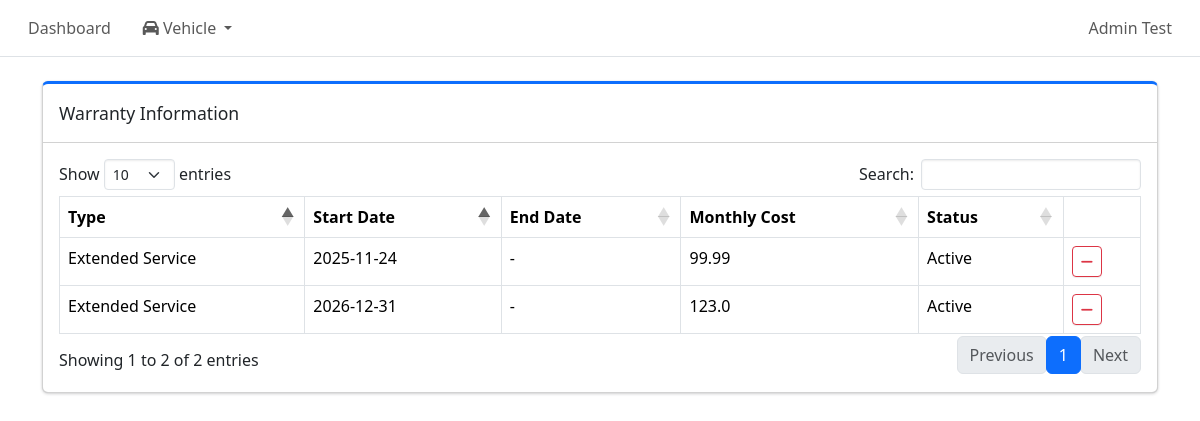
/admin/warranty/subscription (signed in), run on the app's committed database.
### tables this page shows
CREATE TABLE warranty_subscription (
    vehicle_warranty_id INTEGER PRIMARY KEY,
    start_date DATE,
    end_date DATE,
    monthly_cost REAL,
    FOREIGN KEY(vehicle_warranty_id) REFERENCES vehicle_warranty(vehicle_warranty_id) ON DELETE CASCADE
);

CREATE TABLE warranty_type (
    warranty_type_id INTEGER PRIMARY KEY AUTOINCREMENT,
    type_name TEXT NOT NULL UNIQUE,
    display_name TEXT NOT NULL,
    category TEXT NOT NULL CHECK(category IN ('purchase', 'subscription')),
    sort_order INTEGER NOT NULL DEFAULT 100,
    is_active INTEGER NOT NULL DEFAULT 1
);

### routes/warranty.py (the view)
@warranty_bp.route("/warranty/subscription", methods=["GET"])
def admin_warranty_sub_list():
    if not session.get("admin_logged_in"):
        return redirect(url_for("auth.admin_login"))
    conn = get_conn()
    cur = conn.cursor()
    cur.execute("""
        SELECT
            v.vehicle_id,
            v.vin,
            v.model,
            v.model_year,
            v.plate_number,
            vw.vehicle_warranty_id,
            wt.display_name AS warranty_type,
            wt.category,
            ws.start_date,
            ws.end_date,
            ws.monthly_cost
        FROM vehicle v
        JOIN vehicle_warranty vw
            ON v.vehicle_id = vw.vehicle_id
        JOIN warranty_type wt
            ON vw.warranty_type_id = wt.warranty_type_id
        LEFT JOIN warranty_subscription ws
            ON vw.vehicle_warranty_id = ws.vehicle_warranty_id
        WHERE wt.category = 'subscription'
        ORDER BY v.vin ASC, wt.sort_order ASC
    """)
    rows = cur.fetchall()
    warranties = []
    for row in rows:
        row["status"] = get_warranty_status_subscription(
            row.get("end_date")
        )
        warranties.append(row)
    return render_template("warranty_info_subscription.html", warranties=warranties, purchase_types = get_subscription_warranty_types())

### db.py (called while the page is built)
def make_dict(cursor, row):
    return {col[0]: row[idx] for idx, col in enumerate(cursor.description)}

def get_conn():
    if "db" not in g:
        conn = sqlite3.connect(DB_PATH, check_same_thread=False)
        conn.row_factory = make_dict
        conn.execute("PRAGMA foreign_keys = ON;")
        g.db = conn
    return g.db

def close_conn(e=None):
    db = g.pop("db", None)
    if db is not None:
        db.close()

### utils/time_utils.py (called while the page is built)
def get_pacific_today():
    return datetime.now(ZoneInfo("America/Los_Angeles")).date()

### utils/warranty_utils.py (called while the page is built)
def get_warranty_status_subscription(end_date):
    today = get_pacific_today()
    if end_date:
        try:
            expire_date = datetime.strptime(expire_date, "%Y-%m-%d").date()
        except ValueError:
            expire_date = None
    if end_date and end_date < today:
        return "Expired"
    return "Active"

def get_subscription_warranty_types():
    conn = get_conn()
    cur = conn.cursor()
    cur.execute("""
        SELECT warranty_type_id, type_name, display_name
        FROM warranty_type
        WHERE category = 'subscription' AND is_active = 1
        ORDER BY sort_order
    """)
    rows = cur.fetchall()
    return rows

### templates/warranty_info_subscription.html (shortened to what this page needs)
{% extends "base.html" %}
{% block content %}
<div class="col-12">
    <div class="card card-primary card-outline mb-4">
        <div class="card-header">
            <div class="card-title">Warranty Information</div>
        </div>
        <div class="card-body">
            <table id = "warrantyTable" class="table table-bordered table-hover">
                <thead>
                    <tr>
                        <th>Type</th>
                        <th>Start Date</th>
                        <th>End Date</th>
                        <th>Monthly Cost</th>
                        <th>Status</th>
                        <th>Action</th>
                    </tr>
                </thead>
                <tbody>
                    {% for w in warranties %}
                    <tr data-id="{{w.vehicle_id}}" data-warranty-id="{{w.vehicle_warranty_id}}">
                        <td class = "warranty_type">{{w.warranty_type}}</td>
                        <td class = "start_date">{{w.start_date or '-'}}</td>
                        <td class = "end_date">{{w.end_date or '-'}}</td>
                        <td class = "monthly_cost">{{w.monthly_cost or '-'}}</td>
                        <td class = "status">{{w.status}}</td>
                        <td>
                            <button class="btn btn-sm btn-outline-danger delete-warranty-btn">
                                <i class="fa fa-minus"></i>
                            </button>
                        </td>
                    </tr>
                    {% endfor %}
                </tbody>
            </table>
        </div>
    </div>
</div>
{% endblock %}

### data on the page
warranty_subscription: warranty_type "Extended Service", start_date "2025-11-24", end_date "-", monthly_cost "99.99", status "Active"
warranty_subscription: warranty_type "Extended Service", start_date "2026-12-31", end_date "-", monthly_cost "123.0", status "Active"
